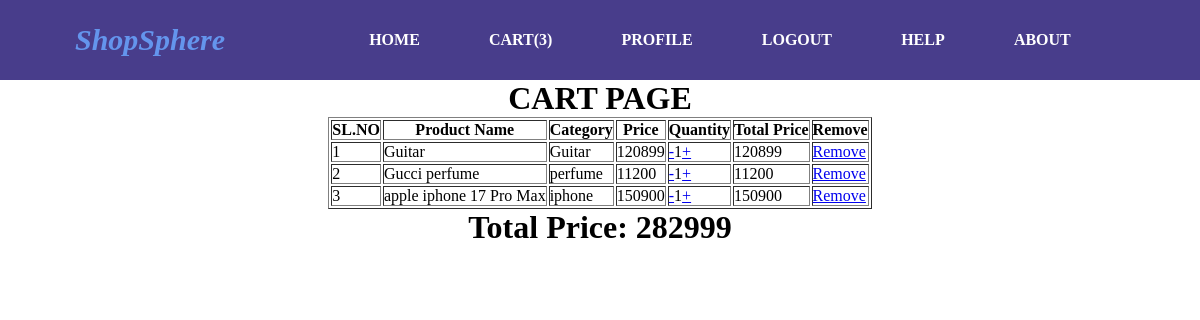
The app's page /cart/ (signed in) with its own data.
### base/models.py (models this page shows)
class CartModel(models.Model):
    pname=models.CharField(max_length=100)
    price=models.IntegerField()
    pcategory=models.CharField(max_length=100)
    quantity=models.IntegerField()
    totalprice=models.IntegerField()
    host=models.ForeignKey(User,on_delete=models.CASCADE)

### base/views.py (the view)
# urls.py: path('cart/',cart,name='cart'),
@login_required(login_url='login_')
def cart(request):
    cartproduct_count=CartModel.objects.filter(host=request.user).count()
    tp=0
    cart_products=CartModel.objects.filter(host=request.user)
    for i in cart_products:
        tp+=i.totalprice
    print(tp)
    return render(request,'cart.html',{'cart_products':cart_products,'tp':tp,'cartproduct_count':cartproduct_count})

### base/templates/cart.html
{% extends 'main.html' %}
{% block content %}
<center>
    <h1>CART PAGE</h1>
    <table border="1">
        <tr>
            <th>SL.NO</th>
            <th>Product Name</th>
            <th>Category</th>
            <th>Price</th>
            <th>Quantity</th>
            <th>Total Price</th>
            <th>Remove</th>
        </tr>
        {% for i in cart_products %}
        <tr>
            <td>{{forloop.counter}}</td>
            <td>{{i.pname}}</td>
            <td>{{i.pcategory}}</td>
            <td>{{i.price}}</td>
            <td><a href="{% url 'decrement' i.id %}">-</a>{{i.quantity}}<a href="{% url 'increment' i.id %}">+</a></td>
            <td>{{i.totalprice}}</td>
            <td><a href="{% url 'remove' i.id %}">Remove</a></td>
        </tr>
        {% endfor %}
    </table>
    <h1>Total Price: {{tp}}</h1>
</center>
{% endblock %}

### static/css/style.css (style rules this page uses)
* { padding: 0; margin: 0; box-sizing: border-box; }

### records on screen
CartModel: pname "Guitar", pcategory "Guitar", price "120899", quantity "1", totalprice "120899"
CartModel: pname "Gucci perfume", pcategory "perfume", price "11200", quantity "1", totalprice "11200"
CartModel: pname "apple iphone 17 Pro Max", pcategory "iphone", price "150900", quantity "1", totalprice "150900"

### other values on screen
{{ cartproduct_count }} "3"
{{ tp }} "282999"
